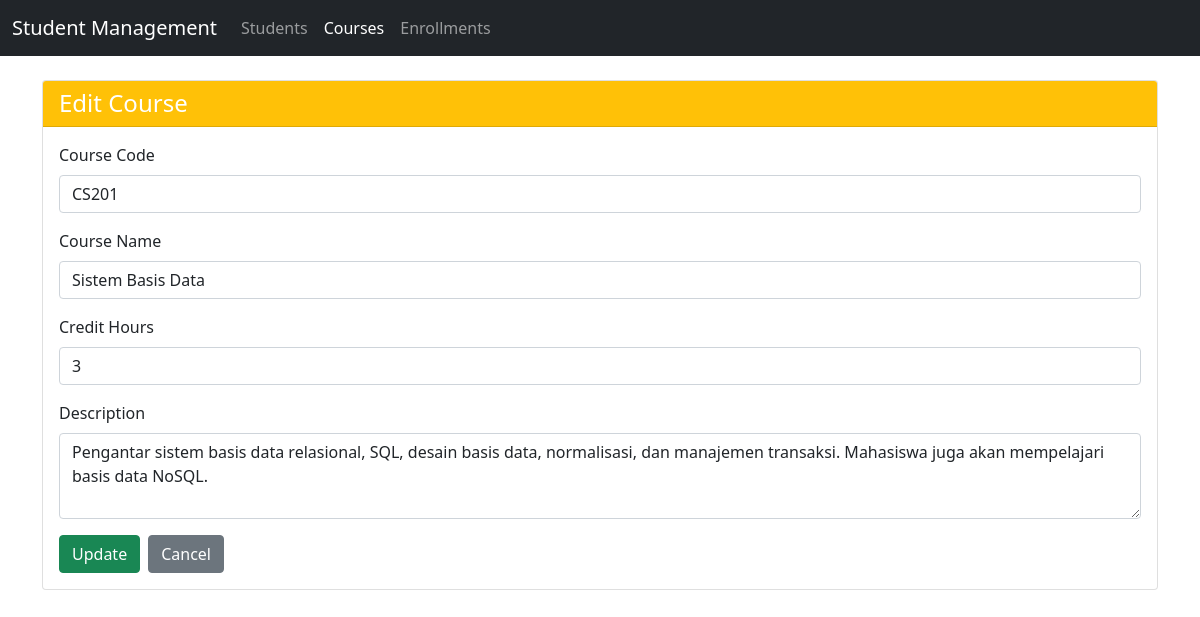
The app's page /project/index.php?controller=course&action=edit&id=3 with its own data.
### tables this page shows
CREATE TABLE `courses` (
  `id` int(11) NOT NULL AUTO_INCREMENT,
  `course_code` varchar(10) NOT NULL,
  `course_name` varchar(100) NOT NULL,
  `credit_hours` int(1) NOT NULL,
  `description` text DEFAULT NULL,
  PRIMARY KEY (`id`)
);

### project/controllers/CourseController.php (called while the page is built, shortened)
<?php
require_once 'models/Course.php';
require_once 'views/course.view.php';
class CourseController {
    private $course;
    private $view;
    public function __construct() {
        $this->course = new Course();
        $this->view = new CourseView();
    }
    public function edit($id) {
        if (!$this->course->getById($id)) {
            header('Location: index.php?controller=course&action=index');
            return;
        }
        $this->view->renderEdit($this->course);
    }
}
?>

### project/models/Course.php (called while the page is built, shortened)
<?php
require_once 'config/connection.php';
class Course {
    private $conn;
    private $table = 'courses';
    public function __construct() {
        $database = new Database();
        $this->conn = $database->getConnection();
    }
    public function getById($id) {
        $query = "SELECT * FROM {$this->table} WHERE id = ?";
        $stmt = $this->conn->prepare($query);
        $stmt->bind_param("i", $id);
        $stmt->execute();
        $result = $stmt->get_result();
        if ($result->num_rows > 0) {
            $row = $result->fetch_assoc();
            $this->id = $row['id'];
            $this->course_code = $row['course_code'];
            $this->course_name = $row['course_name'];
            $this->credit_hours = $row['credit_hours'];
            $this->description = $row['description'];
            return true;
        }
        return false;
    }
}
?>

### project/config/connection.php (called while the page is built, shortened)
<?php
class Database {
    private $host = "localhost";
    private $username = "root";
    private $password = "";
    private $database = "tp_mvc";
    private $conn = null;
    public function getConnection() {
        if ($this->conn === null) {
            $this->conn = new mysqli($this->host, $this->username, $this->password, $this->database);
        }
        return $this->conn;
    }
}
?>

### project/views/course.view.php (the view, shortened to what this page needs)
<?php
class CourseView
{
    private $controller;
    public function __construct($controller = 'course') {
        $this->controller = $controller;
    }
    private function renderHeader() {
        $controller = $this->controller;
        include 'views/layouts/header.php';
        return ob_get_clean();
    }
        ?>
        <?php
    public function renderEdit($course)
    {
        $header = $this->renderHeader();
        echo $header;
        ?>
        <div class="card">
            <div class="card-header bg-warning text-white">
                <h4 class="mb-0">Edit Course</h4>
            </div>
            <div class="card-body">
                <form action="index.php?controller=course&action=edit&id=<?php echo $course->id; ?>" method="post">
                    <div class="mb-3">
                        <label for="course_code" class="form-label">Course Code</label>
                        <input type="text" name="course_code" id="course_code" class="form-control"
                               value="<?php echo htmlspecialchars($course->course_code); ?>" required>
                    </div>
                    <div class="mb-3">
                        <label for="course_name" class="form-label">Course Name</label>
                        <input type="text" name="course_name" id="course_name" class="form-control"
                               value="<?php echo htmlspecialchars($course->course_name); ?>" required>
                    </div>
                    <div class="mb-3">
                        <label for="credit_hours" class="form-label">Credit Hours</label>
                        <input type="number" name="credit_hours" id="credit_hours" class="form-control" min="1" max="6"
                               value="<?php echo htmlspecialchars($course->credit_hours); ?>" required>
                    </div>
                    <div class="mb-3">
                        <label for="description" class="form-label">Description</label>
                        <textarea name="description" id="description" class="form-control" rows="3"><?php
                            echo htmlspecialchars($course->description);
                        ?></textarea>
                    </div>
                    <div class="d-flex gap-2">
                        <button type="submit" class="btn btn-success">Update</button>
                        <a href="index.php?controller=course&action=index" class="btn btn-secondary">Cancel</a>
                    </div>
                </form>
            </div>
        </div>
        </body>
        </html>
        <?php
    }
}

### records on screen
courses: course_code "CS201", course_name "Sistem Basis Data", credit_hours "3", description "Pengantar sistem basis data relasional, SQL, desain basis data, normalisasi, dan manajemen transaksi. Mahasiswa juga akan mempelajari basis data NoSQL."
